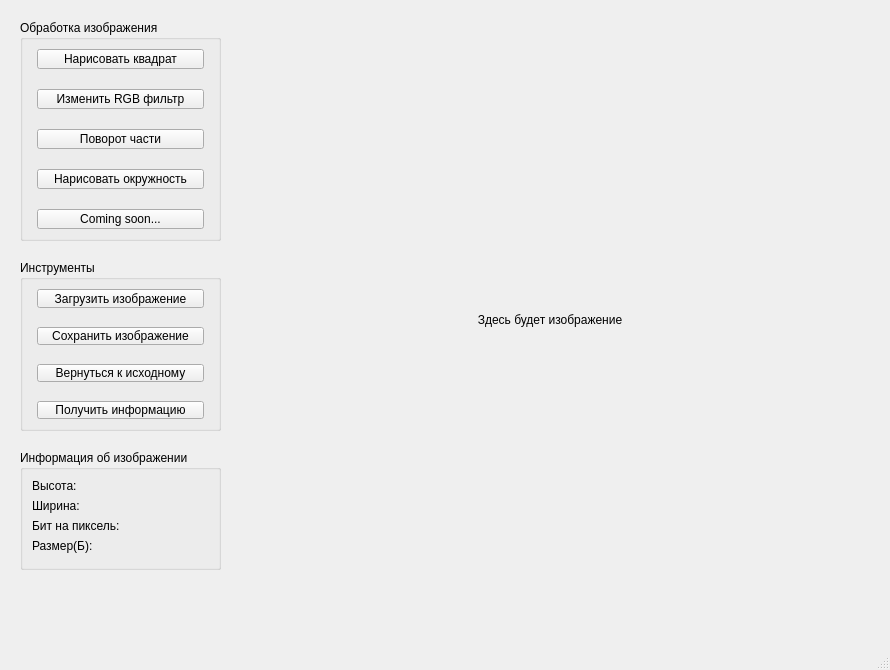
<?xml version="1.0" encoding="UTF-8"?>
<ui version="4.0">
 <class>MainWindow</class>
 <widget class="QMainWindow" name="MainWindow">
  <property name="windowModality">
   <enum>Qt::NonModal</enum>
  </property>
  <property name="geometry">
   <rect>
    <x>0</x>
    <y>0</y>
    <width>890</width>
    <height>670</height>
   </rect>
  </property>
  <property name="sizePolicy">
   <sizepolicy hsizetype="Preferred" vsizetype="Preferred">
    <horstretch>0</horstretch>
    <verstretch>0</verstretch>
   </sizepolicy>
  </property>
  <property name="windowTitle">
   <string>Главное окно</string>
  </property>
  <widget class="QWidget" name="centralwidget">
   <widget class="QLabel" name="label">
    <property name="geometry">
     <rect>
      <x>260</x>
      <y>30</y>
      <width>580</width>
      <height>580</height>
     </rect>
    </property>
    <property name="sizePolicy">
     <sizepolicy hsizetype="Preferred" vsizetype="Preferred">
      <horstretch>0</horstretch>
      <verstretch>0</verstretch>
     </sizepolicy>
    </property>
    <property name="text">
     <string>Здесь будет изображение</string>
    </property>
    <property name="alignment">
     <set>Qt::AlignCenter</set>
    </property>
    <property name="margin">
     <number>5</number>
    </property>
   </widget>
   <widget class="QGroupBox" name="groupBox">
    <property name="geometry">
     <rect>
      <x>20</x>
      <y>20</y>
      <width>201</width>
      <height>221</height>
     </rect>
    </property>
    <property name="title">
     <string>Обработка изображения</string>
    </property>
    <layout class="QVBoxLayout" name="verticalLayout_3">
     <item>
      <layout class="QVBoxLayout" name="verticalLayout">
       <property name="spacing">
        <number>0</number>
       </property>
       <property name="leftMargin">
        <number>5</number>
       </property>
       <property name="rightMargin">
        <number>5</number>
       </property>
       <item>
        <widget class="QPushButton" name="draw_square">
         <property name="sizePolicy">
          <sizepolicy hsizetype="Preferred" vsizetype="Fixed">
           <horstretch>0</horstretch>
           <verstretch>0</verstretch>
          </sizepolicy>
         </property>
         <property name="text">
          <string>Нарисовать квадрат</string>
         </property>
        </widget>
       </item>
       <item>
        <spacer name="verticalSpacer">
         <property name="orientation">
          <enum>Qt::Vertical</enum>
         </property>
         <property name="sizeType">
          <enum>QSizePolicy::Fixed</enum>
         </property>
         <property name="sizeHint" stdset="0">
          <size>
           <width>20</width>
           <height>20</height>
          </size>
         </property>
        </spacer>
       </item>
       <item>
        <widget class="QPushButton" name="change_RGB">
         <property name="sizePolicy">
          <sizepolicy hsizetype="Preferred" vsizetype="Fixed">
           <horstretch>0</horstretch>
           <verstretch>0</verstretch>
          </sizepolicy>
         </property>
         <property name="text">
          <string>Изменить RGB фильтр</string>
         </property>
        </widget>
       </item>
       <item>
        <spacer name="verticalSpacer_2">
         <property name="orientation">
          <enum>Qt::Vertical</enum>
         </property>
         <property name="sizeType">
          <enum>QSizePolicy::Fixed</enum>
         </property>
         <property name="sizeHint" stdset="0">
          <size>
           <width>20</width>
           <height>20</height>
          </size>
         </property>
        </spacer>
       </item>
       <item>
        <widget class="QPushButton" name="rotate_fragment">
         <property name="sizePolicy">
          <sizepolicy hsizetype="Preferred" vsizetype="Fixed">
           <horstretch>0</horstretch>
           <verstretch>0</verstretch>
          </sizepolicy>
         </property>
         <property name="text">
          <string>Поворот части</string>
         </property>
        </widget>
       </item>
       <item>
        <spacer name="verticalSpacer_3">
         <property name="orientation">
          <enum>Qt::Vertical</enum>
         </property>
         <property name="sizeType">
          <enum>QSizePolicy::Fixed</enum>
         </property>
         <property name="sizeHint" stdset="0">
          <size>
           <width>20</width>
           <height>20</height>
          </size>
         </property>
        </spacer>
       </item>
       <item>
        <widget class="QPushButton" name="draw_circle">
         <property name="sizePolicy">
          <sizepolicy hsizetype="Preferred" vsizetype="Fixed">
           <horstretch>0</horstretch>
           <verstretch>0</verstretch>
          </sizepolicy>
         </property>
         <property name="text">
          <string>Нарисовать окружность</string>
         </property>
        </widget>
       </item>
       <item>
        <spacer name="verticalSpacer_4">
         <property name="orientation">
          <enum>Qt::Vertical</enum>
         </property>
         <property name="sizeType">
          <enum>QSizePolicy::Fixed</enum>
         </property>
         <property name="sizeHint" stdset="0">
          <size>
           <width>20</width>
           <height>20</height>
          </size>
         </property>
        </spacer>
       </item>
       <item>
        <widget class="QPushButton" name="new_func">
         <property name="text">
          <string>Coming soon...</string>
         </property>
        </widget>
       </item>
      </layout>
     </item>
    </layout>
   </widget>
   <widget class="QGroupBox" name="groupBox_2">
    <property name="geometry">
     <rect>
      <x>20</x>
      <y>260</y>
      <width>201</width>
      <height>171</height>
     </rect>
    </property>
    <property name="title">
     <string>Инструменты</string>
    </property>
    <layout class="QVBoxLayout" name="verticalLayout_4">
     <item>
      <layout class="QVBoxLayout" name="verticalLayout_2">
       <property name="spacing">
        <number>0</number>
       </property>
       <property name="leftMargin">
        <number>5</number>
       </property>
       <property name="rightMargin">
        <number>5</number>
       </property>
       <item>
        <widget class="QPushButton" name="load_image">
         <property name="text">
          <string>Загрузить изображение</string>
         </property>
        </widget>
       </item>
       <item>
        <spacer name="verticalSpacer_6">
         <property name="orientation">
          <enum>Qt::Vertical</enum>
         </property>
         <property name="sizeType">
          <enum>QSizePolicy::Fixed</enum>
         </property>
         <property name="sizeHint" stdset="0">
          <size>
           <width>20</width>
           <height>20</height>
          </size>
         </property>
        </spacer>
       </item>
       <item>
        <widget class="QPushButton" name="save_image">
         <property name="text">
          <string>Сохранить изображение</string>
         </property>
        </widget>
       </item>
       <item>
        <spacer name="verticalSpacer_5">
         <property name="orientation">
          <enum>Qt::Vertical</enum>
         </property>
         <property name="sizeType">
          <enum>QSizePolicy::Fixed</enum>
         </property>
         <property name="sizeHint" stdset="0">
          <size>
           <width>20</width>
           <height>20</height>
          </size>
         </property>
        </spacer>
       </item>
       <item>
        <widget class="QPushButton" name="reload_image">
         <property name="text">
          <string>Вернуться к исходному</string>
         </property>
        </widget>
       </item>
       <item>
        <spacer name="verticalSpacer_7">
         <property name="orientation">
          <enum>Qt::Vertical</enum>
         </property>
         <property name="sizeType">
          <enum>QSizePolicy::Fixed</enum>
         </property>
         <property name="sizeHint" stdset="0">
          <size>
           <width>20</width>
           <height>20</height>
          </size>
         </property>
        </spacer>
       </item>
       <item>
        <widget class="QPushButton" name="pushButton">
         <property name="text">
          <string>Получить информацию</string>
         </property>
        </widget>
       </item>
      </layout>
     </item>
    </layout>
   </widget>
   <widget class="QGroupBox" name="groupBox_3">
    <property name="geometry">
     <rect>
      <x>20</x>
      <y>450</y>
      <width>201</width>
      <height>120</height>
     </rect>
    </property>
    <property name="title">
     <string>Информация об изображении</string>
    </property>
    <layout class="QFormLayout" name="formLayout">
     <item row="0" column="0">
      <widget class="QLabel" name="label_2">
       <property name="text">
        <string>Высота:</string>
       </property>
      </widget>
     </item>
     <item row="0" column="1">
      <widget class="QLabel" name="height_label">
       <property name="text">
        <string/>
       </property>
      </widget>
     </item>
     <item row="1" column="0">
      <widget class="QLabel" name="label_3">
       <property name="text">
        <string>Ширина:</string>
       </property>
      </widget>
     </item>
     <item row="1" column="1">
      <widget class="QLabel" name="width_label">
       <property name="text">
        <string/>
       </property>
      </widget>
     </item>
     <item row="2" column="0">
      <widget class="QLabel" name="label_4">
       <property name="text">
        <string>Бит на пиксель:</string>
       </property>
      </widget>
     </item>
     <item row="2" column="1">
      <widget class="QLabel" name="bit_pixels_label">
       <property name="text">
        <string/>
       </property>
      </widget>
     </item>
     <item row="3" column="0">
      <widget class="QLabel" name="label_5">
       <property name="text">
        <string>Размер(Б):</string>
       </property>
      </widget>
     </item>
     <item row="3" column="1">
      <widget class="QLabel" name="size_byte_label">
       <property name="text">
        <string/>
       </property>
      </widget>
     </item>
    </layout>
   </widget>
  </widget>
  <widget class="QMenuBar" name="menubar">
   <property name="geometry">
    <rect>
     <x>0</x>
     <y>0</y>
     <width>890</width>
     <height>20</height>
    </rect>
   </property>
   <property name="layoutDirection">
    <enum>Qt::LeftToRight</enum>
   </property>
  </widget>
  <widget class="QStatusBar" name="statusbar"/>
  <action name="action">
   <property name="text">
    <string>Получить информацию</string>
   </property>
  </action>
 </widget>
 <resources/>
 <connections/>
</ui>
